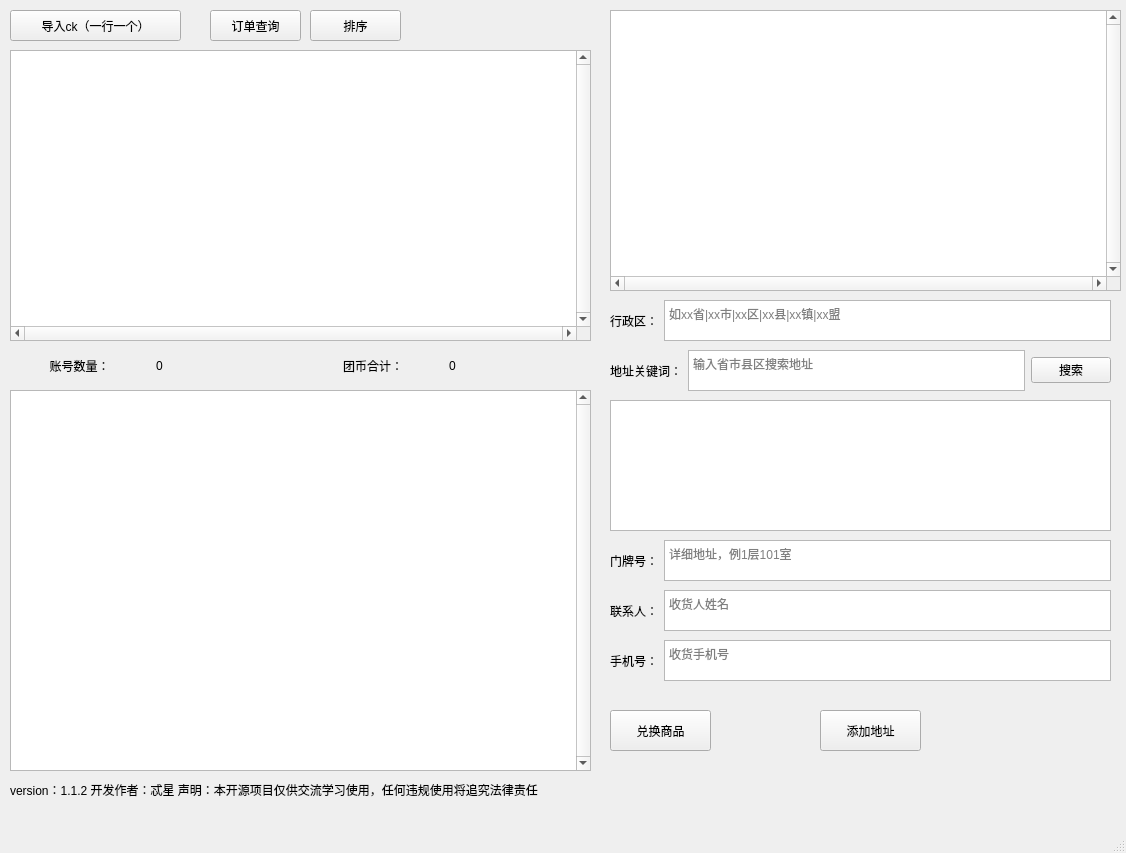
<?xml version="1.0" encoding="UTF-8"?>
<ui version="4.0">
 <class>MainWindow</class>
 <widget class="QMainWindow" name="MainWindow">
  <property name="geometry">
   <rect>
    <x>0</x>
    <y>0</y>
    <width>1126</width>
    <height>853</height>
   </rect>
  </property>
  <property name="windowTitle">
   <string>美团小团币兑换-by忒星科技</string>
  </property>
  <property name="windowIcon">
   <iconset>
    <normaloff>logo.ico</normaloff>logo.ico</iconset>
  </property>
  <property name="toolTip">
   <string/>
  </property>
  <property name="statusTip">
   <string/>
  </property>
  <property name="whatsThis">
   <string/>
  </property>
  <property name="accessibleName">
   <string/>
  </property>
  <property name="accessibleDescription">
   <string/>
  </property>
  <widget class="QWidget" name="centralwidget">
   <widget class="QListView" name="ckListBox">
    <property name="geometry">
     <rect>
      <x>10</x>
      <y>50</y>
      <width>581</width>
      <height>291</height>
     </rect>
    </property>
    <property name="verticalScrollBarPolicy">
     <enum>Qt::ScrollBarAlwaysOn</enum>
    </property>
    <property name="horizontalScrollBarPolicy">
     <enum>Qt::ScrollBarAlwaysOn</enum>
    </property>
    <property name="movement">
     <enum>QListView::Free</enum>
    </property>
   </widget>
   <widget class="QPushButton" name="importckbtn">
    <property name="geometry">
     <rect>
      <x>10</x>
      <y>10</y>
      <width>171</width>
      <height>31</height>
     </rect>
    </property>
    <property name="text">
     <string>导入ck（一行一个）</string>
    </property>
   </widget>
   <widget class="QListView" name="addressListBox">
    <property name="geometry">
     <rect>
      <x>610</x>
      <y>10</y>
      <width>511</width>
      <height>281</height>
     </rect>
    </property>
    <property name="verticalScrollBarPolicy">
     <enum>Qt::ScrollBarAlwaysOn</enum>
    </property>
    <property name="horizontalScrollBarPolicy">
     <enum>Qt::ScrollBarAlwaysOn</enum>
    </property>
   </widget>
   <widget class="QWidget" name="horizontalLayoutWidget">
    <property name="geometry">
     <rect>
      <x>610</x>
      <y>350</y>
      <width>501</width>
      <height>41</height>
     </rect>
    </property>
    <layout class="QHBoxLayout" name="horizontalLayout">
     <item>
      <widget class="QLabel" name="label">
       <property name="frameShadow">
        <enum>QFrame::Plain</enum>
       </property>
       <property name="text">
        <string>地址关键词：</string>
       </property>
      </widget>
     </item>
     <item>
      <widget class="QTextEdit" name="searchAddressEdit">
       <property name="sizePolicy">
        <sizepolicy hsizetype="Expanding" vsizetype="Fixed">
         <horstretch>0</horstretch>
         <verstretch>0</verstretch>
        </sizepolicy>
       </property>
       <property name="cursor" stdset="0">
        <cursorShape>IBeamCursor</cursorShape>
       </property>
       <property name="tabChangesFocus">
        <bool>false</bool>
       </property>
       <property name="placeholderText">
        <string>输入省市县区搜索地址</string>
       </property>
      </widget>
     </item>
     <item>
      <widget class="QPushButton" name="searchAddressBtn">
       <property name="text">
        <string>搜索</string>
       </property>
      </widget>
     </item>
    </layout>
   </widget>
   <widget class="QListView" name="searchAddressListBox">
    <property name="geometry">
     <rect>
      <x>610</x>
      <y>400</y>
      <width>501</width>
      <height>131</height>
     </rect>
    </property>
   </widget>
   <widget class="QWidget" name="horizontalLayoutWidget_2">
    <property name="geometry">
     <rect>
      <x>610</x>
      <y>300</y>
      <width>501</width>
      <height>41</height>
     </rect>
    </property>
    <layout class="QHBoxLayout" name="horizontalLayout_2">
     <item>
      <widget class="QLabel" name="label_2">
       <property name="text">
        <string>行政区：</string>
       </property>
      </widget>
     </item>
     <item>
      <widget class="QTextEdit" name="addressCityEdit">
       <property name="placeholderText">
        <string>如xx省|xx市|xx区|xx县|xx镇|xx盟</string>
       </property>
      </widget>
     </item>
    </layout>
   </widget>
   <widget class="QWidget" name="horizontalLayoutWidget_3">
    <property name="geometry">
     <rect>
      <x>610</x>
      <y>540</y>
      <width>501</width>
      <height>41</height>
     </rect>
    </property>
    <layout class="QHBoxLayout" name="horizontalLayout_3">
     <item>
      <widget class="QLabel" name="label_3">
       <property name="text">
        <string>门牌号：</string>
       </property>
      </widget>
     </item>
     <item>
      <widget class="QTextEdit" name="detailedAddressEdit">
       <property name="placeholderText">
        <string>详细地址，例1层101室</string>
       </property>
      </widget>
     </item>
    </layout>
   </widget>
   <widget class="QWidget" name="horizontalLayoutWidget_4">
    <property name="geometry">
     <rect>
      <x>610</x>
      <y>590</y>
      <width>501</width>
      <height>41</height>
     </rect>
    </property>
    <layout class="QHBoxLayout" name="horizontalLayout_4">
     <item>
      <widget class="QLabel" name="label_4">
       <property name="text">
        <string>联系人：</string>
       </property>
      </widget>
     </item>
     <item>
      <widget class="QTextEdit" name="detailedNameEdit">
       <property name="placeholderText">
        <string>收货人姓名</string>
       </property>
      </widget>
     </item>
    </layout>
   </widget>
   <widget class="QWidget" name="horizontalLayoutWidget_5">
    <property name="geometry">
     <rect>
      <x>610</x>
      <y>640</y>
      <width>501</width>
      <height>41</height>
     </rect>
    </property>
    <layout class="QHBoxLayout" name="horizontalLayout_5">
     <item>
      <widget class="QLabel" name="label_5">
       <property name="text">
        <string>手机号：</string>
       </property>
      </widget>
     </item>
     <item>
      <widget class="QTextEdit" name="detailedPhoneEdit">
       <property name="placeholderText">
        <string>收货手机号</string>
       </property>
      </widget>
     </item>
    </layout>
   </widget>
   <widget class="QPushButton" name="addAddressBtn">
    <property name="geometry">
     <rect>
      <x>820</x>
      <y>710</y>
      <width>101</width>
      <height>41</height>
     </rect>
    </property>
    <property name="text">
     <string>添加地址</string>
    </property>
   </widget>
   <widget class="QListView" name="productsListBox">
    <property name="geometry">
     <rect>
      <x>10</x>
      <y>390</y>
      <width>581</width>
      <height>381</height>
     </rect>
    </property>
    <property name="verticalScrollBarPolicy">
     <enum>Qt::ScrollBarAlwaysOn</enum>
    </property>
   </widget>
   <widget class="QPushButton" name="submitBtn">
    <property name="geometry">
     <rect>
      <x>610</x>
      <y>710</y>
      <width>101</width>
      <height>41</height>
     </rect>
    </property>
    <property name="text">
     <string>兑换商品</string>
    </property>
   </widget>
   <widget class="QPushButton" name="orderBtn">
    <property name="geometry">
     <rect>
      <x>210</x>
      <y>10</y>
      <width>91</width>
      <height>31</height>
     </rect>
    </property>
    <property name="text">
     <string>订单查询</string>
    </property>
   </widget>
   <widget class="QLabel" name="label_6">
    <property name="geometry">
     <rect>
      <x>10</x>
      <y>780</y>
      <width>1111</width>
      <height>21</height>
     </rect>
    </property>
    <property name="text">
     <string>&lt;html&gt;&lt;head/&gt;&lt;body&gt;&lt;p&gt;version：1.1.2 开发作者：忒星 声明：本开源项目仅供交流学习使用，任何违规使用将追究法律责任&lt;/p&gt;&lt;/body&gt;&lt;/html&gt;</string>
    </property>
   </widget>
   <widget class="QPushButton" name="ckSortBtn">
    <property name="geometry">
     <rect>
      <x>310</x>
      <y>10</y>
      <width>91</width>
      <height>31</height>
     </rect>
    </property>
    <property name="text">
     <string>排序</string>
    </property>
   </widget>
   <widget class="QWidget" name="horizontalLayoutWidget_6">
    <property name="geometry">
     <rect>
      <x>9</x>
      <y>350</y>
      <width>581</width>
      <height>31</height>
     </rect>
    </property>
    <layout class="QHBoxLayout" name="horizontalLayout_6">
     <property name="spacing">
      <number>6</number>
     </property>
     <property name="sizeConstraint">
      <enum>QLayout::SetDefaultConstraint</enum>
     </property>
     <item>
      <widget class="QLabel" name="label_7">
       <property name="minimumSize">
        <size>
         <width>0</width>
         <height>0</height>
        </size>
       </property>
       <property name="text">
        <string>账号数量：</string>
       </property>
       <property name="alignment">
        <set>Qt::AlignCenter</set>
       </property>
      </widget>
     </item>
     <item>
      <widget class="QLabel" name="ckCountLabel">
       <property name="text">
        <string>0</string>
       </property>
      </widget>
     </item>
     <item>
      <widget class="QLabel" name="label_8">
       <property name="text">
        <string>团币合计：</string>
       </property>
       <property name="alignment">
        <set>Qt::AlignCenter</set>
       </property>
      </widget>
     </item>
     <item>
      <widget class="QLabel" name="blanceCountLabel">
       <property name="layoutDirection">
        <enum>Qt::LeftToRight</enum>
       </property>
       <property name="text">
        <string>0</string>
       </property>
      </widget>
     </item>
    </layout>
   </widget>
  </widget>
  <widget class="QMenuBar" name="menubar">
   <property name="geometry">
    <rect>
     <x>0</x>
     <y>0</y>
     <width>1126</width>
     <height>23</height>
    </rect>
   </property>
   <property name="defaultUp">
    <bool>false</bool>
   </property>
   <property name="nativeMenuBar">
    <bool>true</bool>
   </property>
  </widget>
  <widget class="QStatusBar" name="statusbar"/>
 </widget>
 <resources/>
 <connections/>
</ui>
